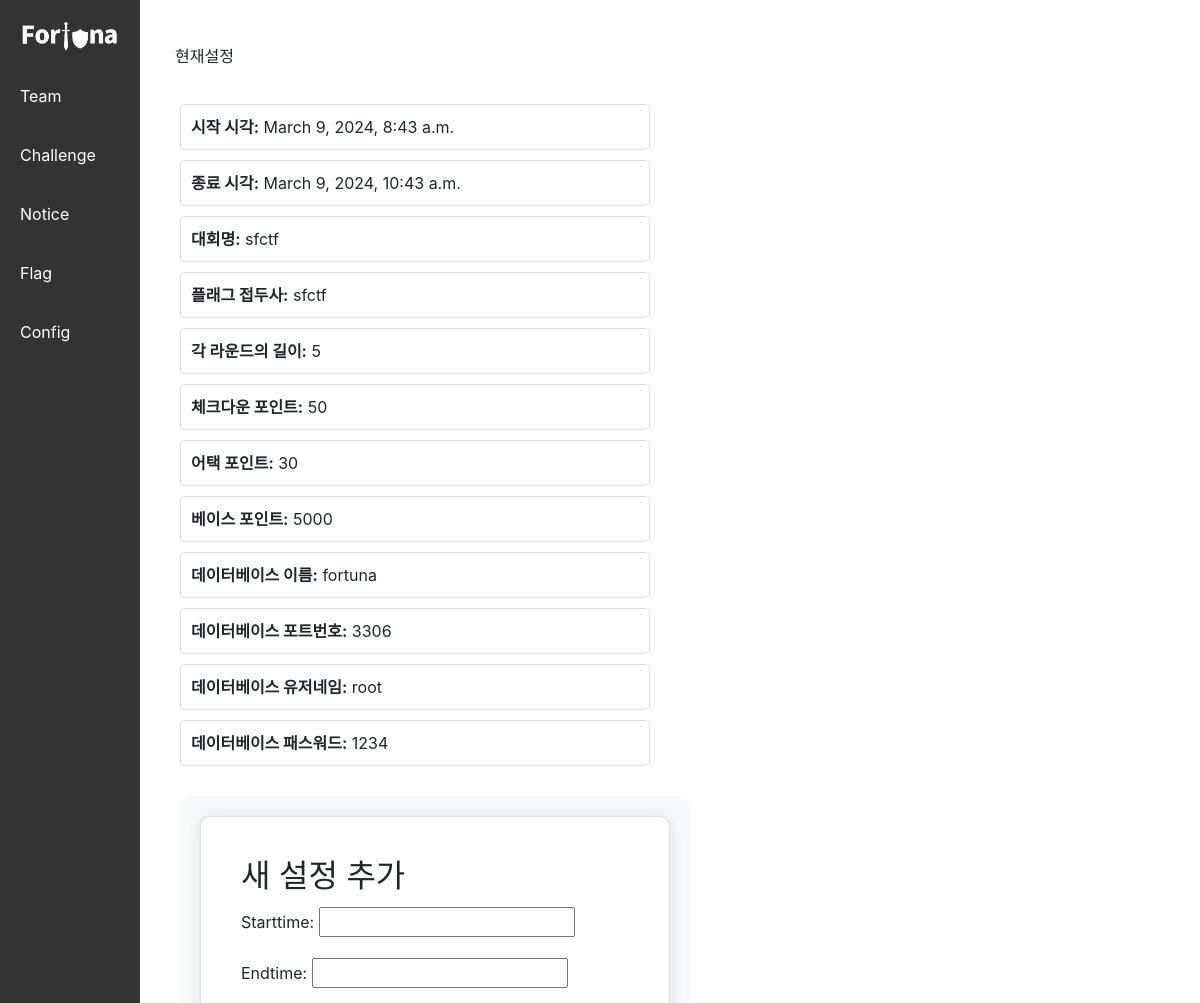
/manage/config/ (upper part), run on an earlier commit of the app's database.
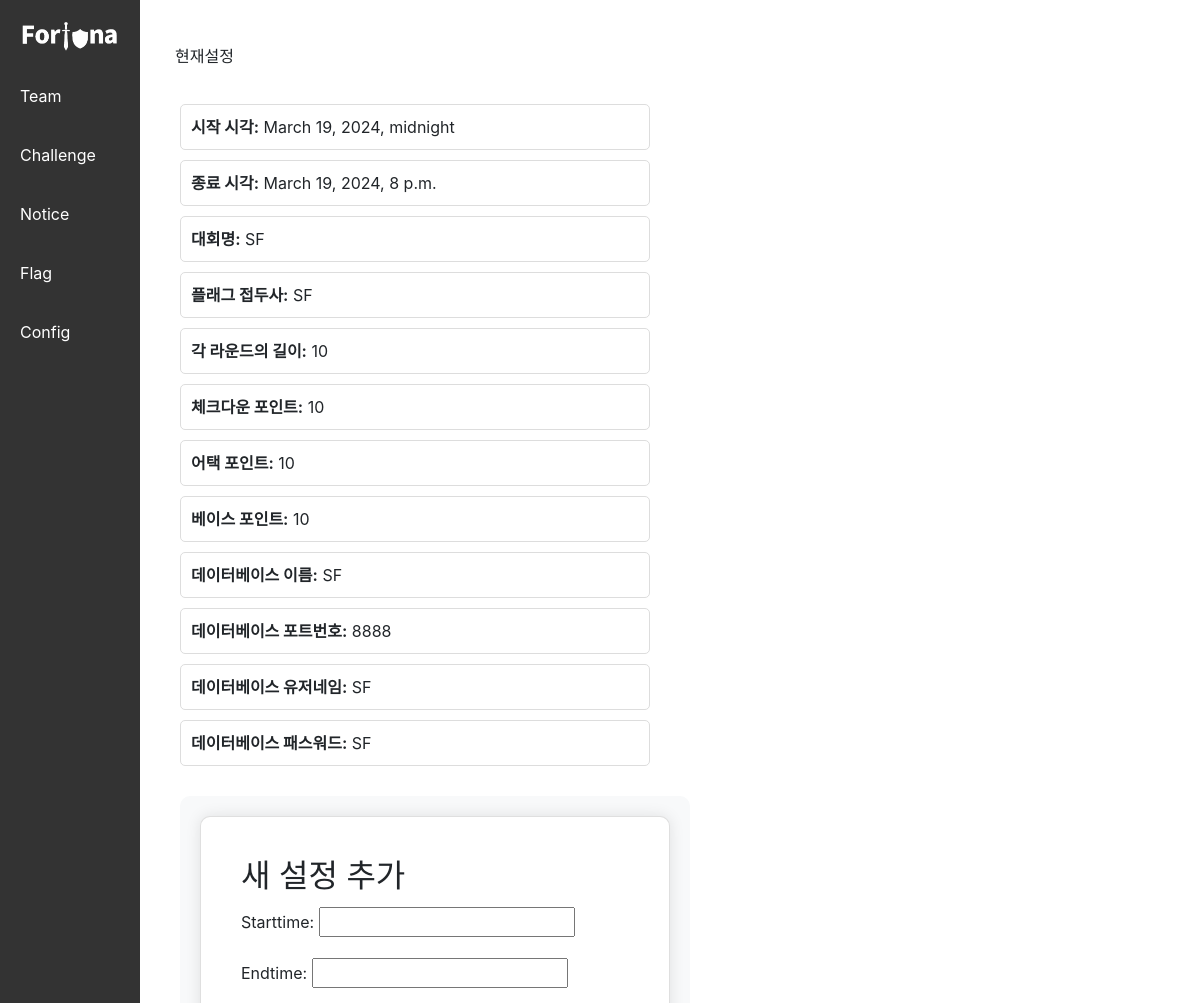
And on a later commit of the database.
### config/models.py (models this page shows, shortened)
class Config(models.Model):
    starttime = models.DateTimeField()
    endtime = models.DateTimeField()
    ctf_name = models.TextField()
    flag_head = models.TextField()
    round_time = models.IntegerField()
    point_down = models.IntegerField()
    point_attack = models.IntegerField()
    point_base = models.IntegerField()
    db_name = models.TextField()
    db_port = models.IntegerField()
    db_username = models.TextField()
    db_password = models.TextField()
    created_at = models.DateTimeField(auto_now_add=True)

### config/views.py (the view)
# urls.py: path('config/', config.config_view, name='config'),
def config_view(request):
    if request.method == "POST":
        form = ConfigForm(request.POST)
        if form.is_valid():
            form.save()
            return redirect('config')  # 성공적으로 저장 후 같은 뷰로 리디렉션
    else:
        form = ConfigForm()  # GET 요청 시 빈 폼 생성
    try:
        config = Config.objects.latest('created_at')
        context = {'config': config, 'form': form}
    except Config.DoesNotExist:
        context = {'form': form}  # Config 데이터가 없을 경우 form만 컨텍스트에 추가
    return render(request, 'config/config.html', context)

### config/forms.py
class ConfigForm(forms.ModelForm):
    class Meta:
        model = Config
        fields = ['starttime', 'endtime', 'ctf_name', 'flag_head', 'round_time', 'point_down', 'point_attack', 'point_base', 'db_name', 'db_port', 'db_username', 'db_password']

### templates/config/config.html (shortened to what this page needs)
{% extends 'manage/base.html' %}
{% load static %}
{% block content %}
<div class="container-fluid mt-4">
    <p>현재설정</p>
    <div class="row">
        <div class="col-md-6 config-display">
            {% if config %}
            <div class="config-item"><span class="config-title">시작 시각:</span> {{ config.starttime }}</div>
            <div class="config-item"><span class="config-title">종료 시각:</span> {{ config.endtime }}</div>
            <div class="config-item"><span class="config-title">대회명:</span> {{ config.ctf_name }}</div>
            <div class="config-item"><span class="config-title">플래그 접두사:</span> {{ config.flag_head }}</div>
            <div class="config-item"><span class="config-title">각 라운드의 길이:</span> {{ config.round_time }}
            </div>
            <div class="config-item"><span class="config-title">체크다운 포인트:</span> {{ config.point_down }}
            </div>
            <div class="config-item"><span class="config-title">어택 포인트:</span> {{ config.point_attack }}
            </div>
            <div class="config-item"><span class="config-title">베이스 포인트:</span> {{ config.point_base }}
            </div>
            <div class="config-item"><span class="config-title">데이터베이스 이름:</span> {{ config.db_name }}</div>
            <div class="config-item"><span class="config-title">데이터베이스 포트번호:</span> {{ config.db_port }}
            </div>
            <div class="config-item"><span class="config-title">데이터베이스 유저네임:</span> {{ config.db_username }}
            </div>
            <div class="config-item"><span class="config-title">데이터베이스 패스워드:</span> {{ config.db_password }}
            </div>
            {% else %}
            <p>Config 데이터가 없습니다.</p>
            {% endif %}
        </div>
        <div class="col-md-6 config-form">
            <div class="card">
                <div class="card-body">
                    <h2 class="card-title">새 설정 추가</h2>
                    <form method="post">
                        {{ form.as_p }}
                    </form>
                </div>
            </div>
        </div>
    </div>
</div>
{% endblock content %}

What changed in the data, as far as the page shows it:
no longer on this page (row unchanged): Config: starttime "March 9, 2024, 8:43 a.m.", endtime "March 9, 2024, 10:43 a.m.", ctf_name "sfctf", flag_head "sfctf", round_time "5", point_down "50", point_attack "30", point_base "5000", db_name "fortuna", db_port "3306", db_username "root", db_password "1234"
added Config: starttime "March 19, 2024, midnight", endtime "March 19, 2024, 8 p.m.", ctf_name "SF", flag_head "SF", round_time "10", point_down "10", point_attack "10", point_base "10", db_name "SF", db_port "8888", db_username "SF", db_password "SF"
